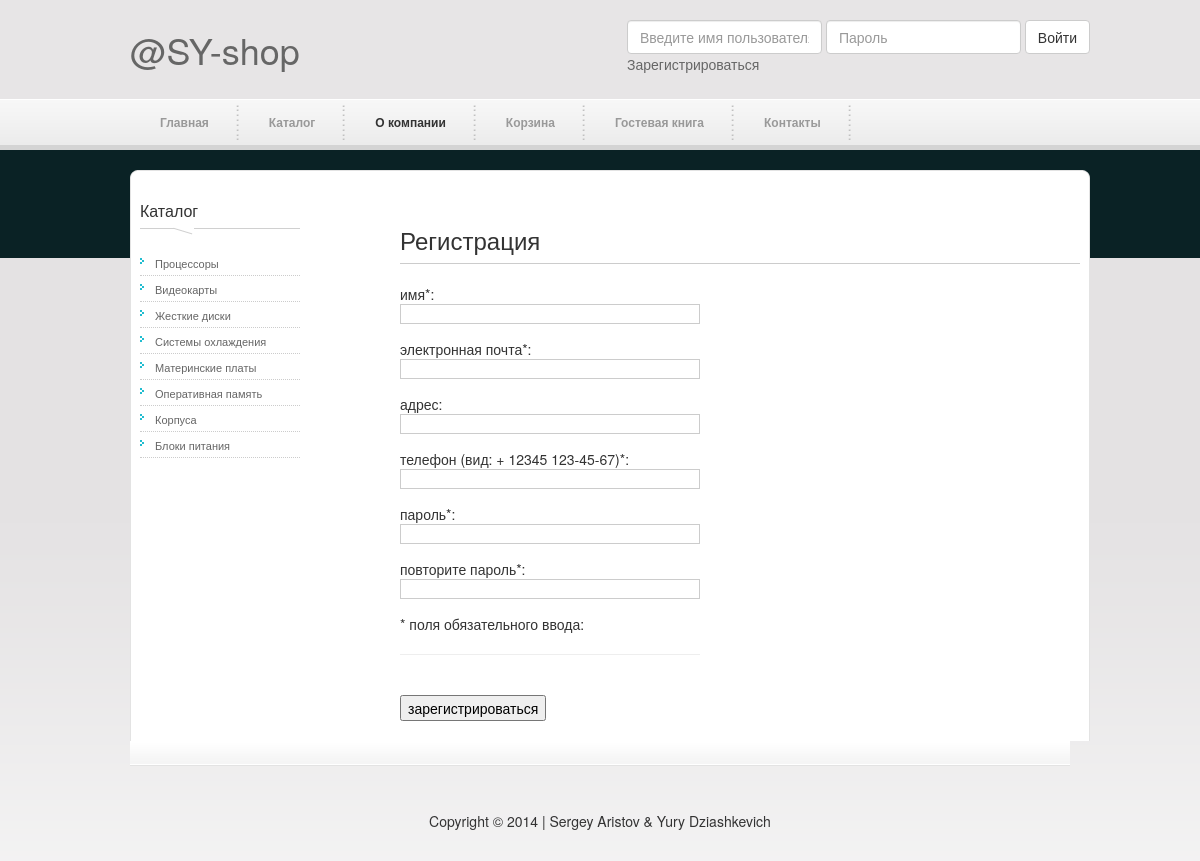
Page /login/index on the earlier database version.
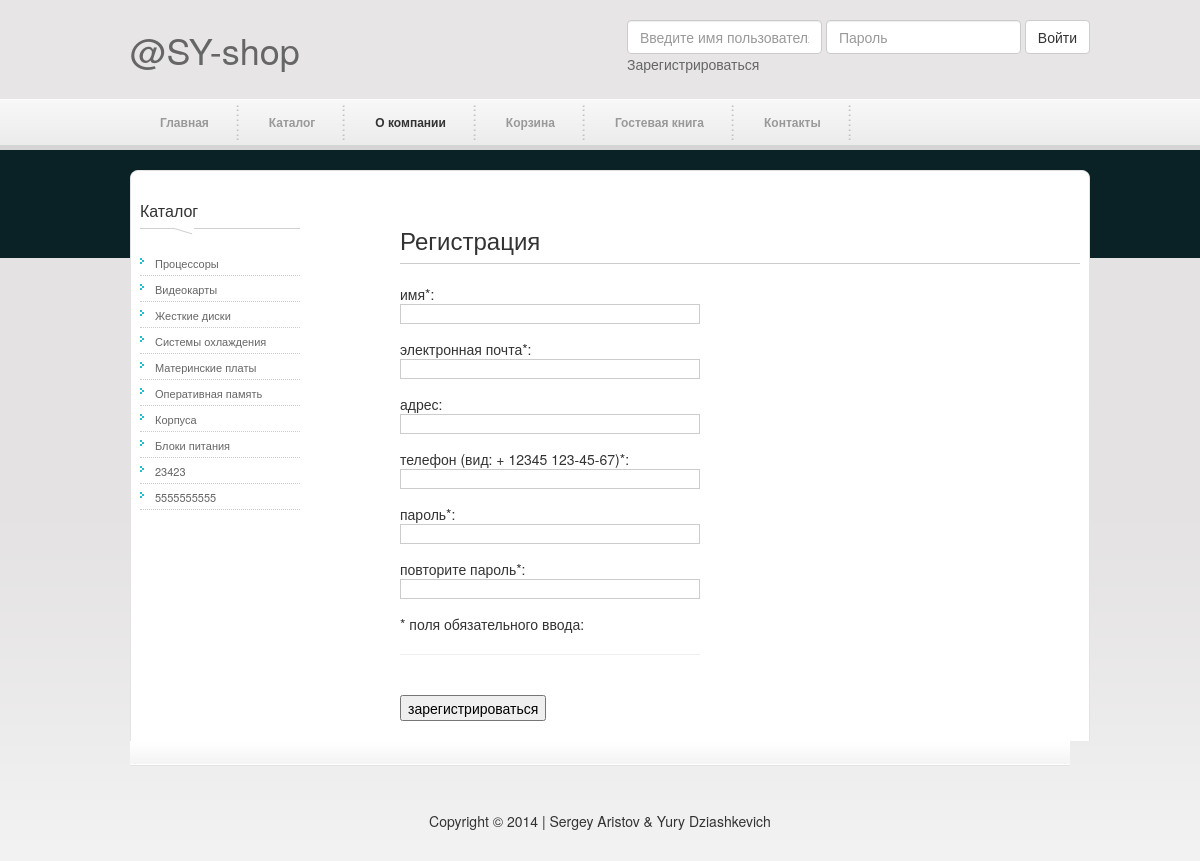
Same page on the later database version.
### tables this page shows
CREATE TABLE `st_category` (
  `id` int(10) unsigned NOT NULL AUTO_INCREMENT,
  `name` varchar(255) NOT NULL,
  `description` text NOT NULL,
  `img` varchar(255) NOT NULL,
  `folder` varchar(50) DEFAULT NULL,
  PRIMARY KEY (`id`)
);

### inc/service/autoloaders.php (called while the page is built, shortened)
<?php
spl_autoload_register(function($class){
    $classFileName = "inc/service/" . strtolower($class) . ".php";
    if(file_exists($classFileName)){
        return true;
    }
});
spl_autoload_register( function($class){
    $controllerFlag = strpos($class, "Controller");
    if($controllerFlag === false){
        return false;
    }
    $controllerName = str_replace("controller", "", strtolower($class));
    $controllerFileName = "inc/controllers/" . $controllerName . ".php";
    if(file_exists($controllerFileName)){
        return true;
    }
} );
spl_autoload_register(function ($class) {
    $modelFlag = strpos($class, 'Model');
    $modelName = str_replace('model', '', strtolower($class));
    $modelFileName = 'inc/models/' . $modelName . '.php';
    if (file_exists($modelFileName)) {
        return true;
    }
});

### inc/controllers/login.php (called while the page is built, shortened)
<?php
class LoginController extends Controller
{
    public function indexAction()
    {
        $data = array();
        $this->view->render("login/index",$data);
    }
}

### index.php (called while the page is built, shortened)
<?php
new App();

### inc/service/model.php (called while the page is built, shortened)
<?php
class Model
{
    protected static $dbc;
    public static function getDbc(){
        if(!self::$dbc){
            self::$dbc = new PDO("mysql: host=".APP_DB_HOST."; dbname=".APP_DB_DATABASE, APP_DB_USER, APP_DB_PASS,  array(PDO::MYSQL_ATTR_INIT_COMMAND => "SET NAMES 'utf8'"));
        }
        return self::$dbc;
    }
}

### inc/models/categoryList.php (called while the page is built)
<?php
class CategoryListModel extends Model
{
    public static function getCategoryList()
    {
        $category = self::getDbc()->query("SELECT `name`, `id`, `img` FROM `".APP_DB_PREFIX."category`");
        return $category->fetchAll(PDO::FETCH_ASSOC);
    }
}

### inc/views/login/index.php (the view, shortened to what this page needs)
<div class="cleaner h20"></div>
<div id="templatemo_main_top"></div>
<div id="templatemo_main">
    <div id="sidebar">
        <h3>Каталог</h3>
        <ul class="sidebar_menu">
            <?php
            foreach(self::$category as $value){
                echo "<li> <a href=" . APP_BASE_URL . "catalog/category/$value[id]> $value[name] </a> </li>";
            }
            ?>
        </ul>
    </div>
    <div id="content">
        <form method="post">
            <h2>Регистрация</h2>
            <div class="col col_13 checkout">
                имя*:
                <input type="text" name="regName"  style="width:300px;"  />
                электронная почта*:
                <input type="text" name="regEmail" style="width:300px;"  />
                адрес:
                <input type="text" name="regAddress" style="width:300px;"  />
                телефон (вид: + 12345 123-45-67)*:
                <input type="text" name="regPhone" style="width:300px;"  />
                пароль*:
                <input type="password" name="regPaswd"  style="width:300px;"  />
                повторите пароль*:
                <input type="password" name="confRegPaswd"  style="width:300px;"  />
                * поля обязательного ввода:<br />
                <hr />
            </div>
            <div class="cleaner h20"></div>
            <input type="submit" name="addUser" value="зарегистрироваться"/>
        </form>
    </div>
</div>

### inc/service/app.php (shortened to what this page needs)
<?php
class App
{
    public function __construct()
    {
        $url = (isset($_GET["url"])) ? trim($_GET["url"]) : APP_DEFAULT_CONTROLLER;
        $urlParts = explode("/", rtrim($url, "/"));
        $actionParams = array_slice($urlParts, 2);
        $controller = new $controllerName;
        $actionName = (isset($urlParts[1])) ? $urlParts[1] . "Action" : "indexAction";
        if(method_exists($controller, $actionName)){
            call_user_func(array($controller, $actionName), $actionParams);
        }else{
            throw new Exception("Action not found");
        }
    }
}

### inc/service/view.php (shortened to what this page needs)
<?php
class View
{
    public function render($name, $data = array())
    {
        self::$category = CategoryListModel::getCategoryList();
        if(stristr($name, 'admin')){
            require("inc/views/admin/header.php");
            require('inc/views/'.$name.'.php');
            require("inc/views/admin/footer.php");
        }else{
            require("inc/views/header.php");
            require('inc/views/'.$name.'.php');
            require("inc/views/footer.php");
        }
    }
}

### inc/views/header.php (shortened to what this page needs)
<!DOCTYPE html>
<html>
<head>
    <link href="<?php echo APP_BASE_URL; ?>css/templatemo_style.css" rel="stylesheet" type="text/css" />
    <link href="<?php echo APP_BASE_URL; ?>css/bootstrap.css" rel="stylesheet" type="text/css" />
    <link rel="stylesheet" type="text/css" href="<?php echo APP_BASE_URL; ?>css/ddsmoothmenu.css" />
    <link rel="stylesheet" type="text/css" href="<?php echo APP_BASE_URL; ?>css/styles.css" />
</head>
<body id="home">
<div id="templatemo_wrapper">
    <div id="templatemo_header">
        <div id="site_title"><a href='<?php echo APP_BASE_URL ?>main/index' style="text-decoration: none"> <h1>@SY-shop</h1></a></div>
        <div id="header_right">
            <?php
            if(isset($_POST['enterLogin']) && $_SESSION["user"]["name"] == APP_BASE_USER){
                $link = "Неправильный пользователь, или пароль. Зарегистрируйтесь";
            }else{
                $link = "Зарегистрироваться";
            }
            if($_SESSION["user"]["name"] == APP_BASE_USER){
                $html = " <form class='form-inline' role='form'  method='post' action='".APP_BASE_URL."main/enter'>
                <div class='form-group'>
                    <label class='sr-only' for='exampleInputEmail2'>Email</label>
                    <input type='text' class='form-control'  name='loginName' placeholder='Введите имя пользователя'>
                </div>
                <div class='form-group'>
                    <label class='sr-only' for='exampleInputPassword2'>Password</label>
                    <input type='password' class='form-control' id='exampleInputPassword2' name='loginPaswd' placeholder='Пароль'>
                </div>
                <input type='submit' class='btn btn-default' name='enterLogin' value='Войти'><br/>
                <a href='".APP_BASE_URL."login/index'>".$link."</a>
            </form>";
            }else{
                $html = "<a href='".APP_BASE_URL."user/index'><h3>" . $_SESSION["user"]["name"] . "</h3></a>";
                $html .= "<a href='".APP_BASE_URL."main/exit'><h6>Выйти</h6></a>";
            }
            echo $html;
            ?>
        </div>
    </div>
    <div id="templatemo_menu" class="ddsmoothmenu">
        <ul>
            <li><a href="<?php echo APP_BASE_URL;?>main/index">Главная</a></li>
            <li><a href="<?php echo APP_BASE_URL;?>catalog/index">Каталог</a>
            </li>
            <li><a href="<?php echo APP_BASE_URL;?>about/index"  class="selected">О компании</a></li>
            <?php
            if(isset($_SESSION["basket"]) && !empty($_SESSION["basket"])){
                echo "<li><a href='".APP_BASE_URL."basket/index'>Корзина !</a></li>";
            }else{
                echo "<li><a href='".APP_BASE_URL."basket/index'>Корзина</a></li>";
            }
            ?>
            <li><a href="<?php echo APP_BASE_URL;?>guestbook/index">Гостевая книга</a></li>
            <li><a href="<?php echo APP_BASE_URL;?>contact/index">Контакты</a></li>
        </ul>
        <br style="clear: left" />
    </div>

### inc/views/footer.php
<div id="templatemo_footer">
    <div class="cleaner h10"></div>
    <p align="center">
        Copyright © 2014 | Sergey Aristov & Yury Dziashkevich
    </p>
</div>
</div>
</body>
</html>

### css/templatemo_style.css (style rules this page uses)
body { margin: 0; padding: 0; color: #666; font-family: Tahoma, Geneva, sans-serif; font-size: 13px; line-height: 1.4em; background-color: #f7f7f7; background-repeat: repeat-x; background-position: top; }
#home { background-image: url(../././images/templatemo_body_subpage.png) }
a, a:link, a:visited { color: #666; font-weight: normal; text-decoration: none }
p { margin: 0 0 10px 0; padding: 0; }
h1, h2, h3, h4, h5, h6 { color: #333; font-weight: normal; }
h1 { font-size: 30px; margin: 0 0 30px; padding: 5px 0 }
h2 { font-size: 26px; margin: 0 0 25px; padding: 5px 0 }
h3 { font-size: 20px; margin: 0 0 20px; padding: 0; }
.cleaner { clear: both }
.h10 { height: 10px }
.h20 { height: 20px }
#templatemo_wrapper { width: 960px; padding: 0 10px; margin: 0 auto; }
#templatemo_header { width: 960px; height: 100px; }
#templatemo_menu { width: 960px; height: 50px; }
#templatemo_main_top { width: 960px; height: 12px; background: url(../././images/templatemo_main_top.png) no-repeat top }
#templatemo_main { width: 960px; background: url(../././images/templatemo_main_middle.png) repeat-y }
#sidebar { float: left; width: 200px; padding: 20px 30px 0 10px; }
#content { float: right; width: 700px; width: 700px; padding: 20px 10px 20px; }
#templatemo_footer { width: 940px; padding: 60px 10px 20px; background: url(../././images/templatemo_main_bottom.png) top no-repeat }
#site_title { float: left; margin-top: 30px; }
#site_title h1 { margin: 0; padding: 0 }
#header_right { float: right; display: inline-block; padding-top: 20px; }
#sidebar h3 { font-size: 16px; padding: 0 0 15px 0; margin: 0 0 15px 0; background: url(../././images/sidebar_header_bg.png) left bottom no-repeat }
.sidebar_menu { list-style: none; margin: 0 0 30px; padding: 0; }
.sidebar_menu li { margin: 0; padding: 2px 0 3px 15px; background: url(../././images/templatemo_list_01.png) no-repeat scroll 0 8px; border-bottom: 1px dotted #ccc }
.sidebar_menu li a { font-size: 11px; }
#content h2 { font-size: 24px; padding-bottom: 10px; border-bottom: 1px solid #ccc; margin-bottom: 20px }
.checkout input { border: 1px solid #ccc; margin-bottom: 15px; height: 20px; line-height: 18px; padding: 3px; }
.col { float: left; margin-right: 20px }
.col_13 { width: 300px }

### css/ddsmoothmenu.css (style rules this page uses)
.ddsmoothmenu ul { z-index:100; margin: 0; padding: 0; list-style-type: none; }
.ddsmoothmenu ul li { position: relative; display: inline; float: left; }
.ddsmoothmenu ul li a { display: block; padding: 0 30px; height: 45px; line-height: 45px; font-size: 12px; color: #999; text-decoration: none; font-weight: 700; outline: none; text-align: center; background: url(images/templatemo_menu_divider.png) right center no-repeat }
.ddsmoothmenu ul li a.selected, .ddsmoothmenu ul li a:hover { color: #333; }

Differences in the rows shown:
added st_category: name "23423"
added st_category: name "5555555555"
